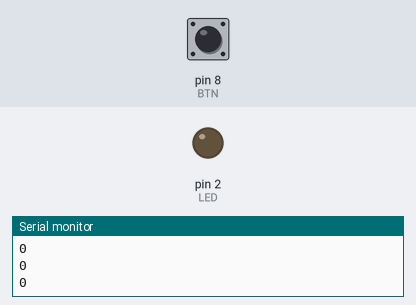
Bench run of a sketch on a simulated Arduino Uno, built with avr-gcc and run on an emulated ATmega328P. On the bench: output pins drawn as LEDs (lit = HIGH), the last lines printed to the serial monitor. The inputs (shaded band) are chosen by the test bench; at power-on: pin 8 (BTN) LOW.

Above: at 1.2 s.
1.3 s: pin 8 (BTN) pulled HIGH for 0.15 s
At 1.38 s:
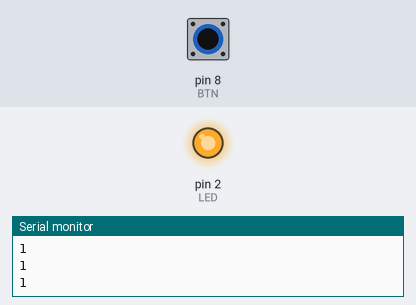
2.9 s: pin 8 (BTN) pulled HIGH for 3.2 s
At 7.4 s:
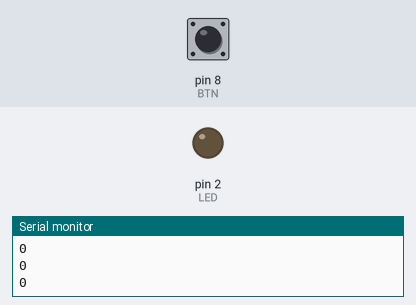
Timing chart, 0 to 8.9 s (numbered marks = the images above; inputs shaded):
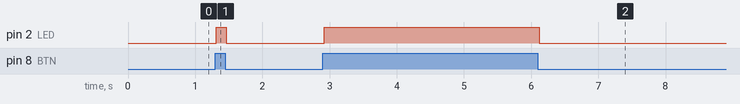

The sketch:

PUSH_BTN_LED.ino
```cpp
int BTN = 8;
int LED = 2;

void setup() {
  pinMode(LED, OUTPUT);
  pinMode(BTN, INPUT);
  Serial.begin(9600);
}

// Floating occurs (disturbed by electro-magnetic pulse): 01010010100111111110
// Solution: use 10kohm
// Why: 5V / 10kohm < V_input_low
void loop() {
  int val = digitalRead(BTN);
  delay(10);
  Serial.println(val);
  if (val == HIGH) {
    digitalWrite(LED, HIGH);
  } else {
    digitalWrite(LED, LOW);
  }
}
```

Measured:
- after the input at 1.3 s, pin 2 (LED): LOW → HIGH at once, → LOW 0.15 s later
- after the input at 2.9 s, pin 2 (LED): LOW → HIGH at once, → LOW 3.2 s later
